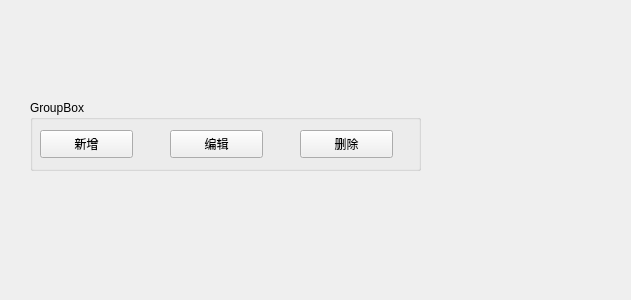
<?xml version="1.0" encoding="UTF-8"?>
<ui version="4.0">
 <class>Form</class>
 <widget class="QWidget" name="Form">
  <property name="geometry">
   <rect>
    <x>0</x>
    <y>0</y>
    <width>631</width>
    <height>300</height>
   </rect>
  </property>
  <property name="windowTitle">
   <string>Form</string>
  </property>
  <widget class="QGroupBox" name="groupBox">
   <property name="geometry">
    <rect>
     <x>30</x>
     <y>100</y>
     <width>391</width>
     <height>71</height>
    </rect>
   </property>
   <property name="title">
    <string>GroupBox</string>
   </property>
   <widget class="QPushButton" name="pushButton">
    <property name="geometry">
     <rect>
      <x>10</x>
      <y>30</y>
      <width>93</width>
      <height>28</height>
     </rect>
    </property>
    <property name="text">
     <string>新增</string>
    </property>
   </widget>
   <widget class="QPushButton" name="pushButton_2">
    <property name="geometry">
     <rect>
      <x>140</x>
      <y>30</y>
      <width>93</width>
      <height>28</height>
     </rect>
    </property>
    <property name="text">
     <string>编辑</string>
    </property>
   </widget>
   <widget class="QPushButton" name="pushButton_3">
    <property name="geometry">
     <rect>
      <x>270</x>
      <y>30</y>
      <width>93</width>
      <height>28</height>
     </rect>
    </property>
    <property name="text">
     <string>删除</string>
    </property>
   </widget>
  </widget>
 </widget>
 <resources/>
 <connections/>
</ui>
